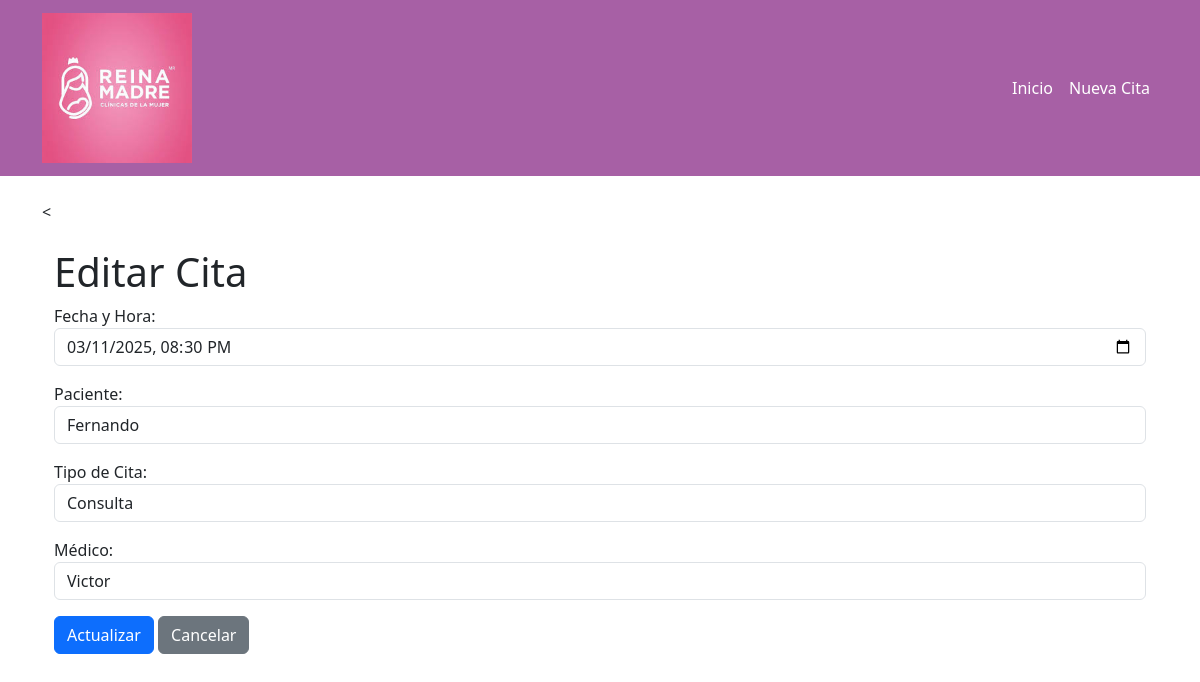
The app's page /editar/7/ with its own data.
### citas/models.py (models this page shows, shortened)
class Cita(models.Model):
    TIPOS_CITA = [
        ('Consulta', 'Consulta'),
        ('Servicio', 'Servicio'),
        ('Tratamiento', 'Tratamiento'),
        ('Otra', 'Otra'),
    ]
    fecha_hora = models.DateTimeField()
    paciente = models.CharField(max_length=100, editable=False)  # No editable
    tipo_cita = models.CharField(max_length=50, choices=TIPOS_CITA)  # Menú desplegable
    tipo_cita_personalizado = models.CharField(max_length=100, blank=True, null=True)  # Campo extra para "Otra"
    medico = models.CharField(max_length=100)
    numero_cita = models.AutoField(primary_key=True)  # No editable
    eliminada = models.BooleanField(default=False)  # Para "eliminar" sin borrar

### citas/views.py (the view, shortened to what this page needs)
# urls.py: path("editar/<int:id>/", views.editar_cita, name="editar_cita"),
def editar_cita(request, id):
    cita = get_object_or_404(Cita, numero_cita=id)
    return render(request, "citas/editar.html", {"cita": cita})

### citas/templates/citas/editar.html (shortened to what this page needs)
{% extends "citas/base.html" %}
{% block content %}
< <div class="container-fluid mt-4">
        <h1>Editar Cita</h1>
        <form method="POST">
            <div class="mb-3">
                <label>Fecha y Hora:</label>
                <input type="datetime-local" name="fecha_hora" class="form-control" value="{{ cita.fecha_hora|date:'Y-m-d\TH:i' }}" required>
            </div>
            <div class="mb-3">
                <label>Paciente:</label>
                <input type="text" name="paciente" class="form-control" value="{{ cita.paciente }}" readonly>
            </div>
            <div class="mb-3">
                <label>Tipo de Cita:</label>
                <select id="tipo_cita" name="tipo_cita" class="form-control" required onchange="toggleOtroTipo()">
                    <option value="Consulta" {% if cita.tipo_cita == "Consulta" %}selected{% endif %}>Consulta</option>
                </select>
            </div>
            <div class="mb-3">
                <label>Médico:</label>
                <input type="text" name="medico" class="form-control" value="{{ cita.medico }}" required>
            </div>
            <button type="submit" class="btn btn-primary">Actualizar</button>
            <a href="{% url 'listar_citas' %}" class="btn btn-secondary">Cancelar</a>
        </form>
    </div>
{% endblock %}

### records on screen
Cita: fecha_hora "03/11/2025 20:30", paciente "Fernando", tipo_cita "Consulta", medico "Victor"
